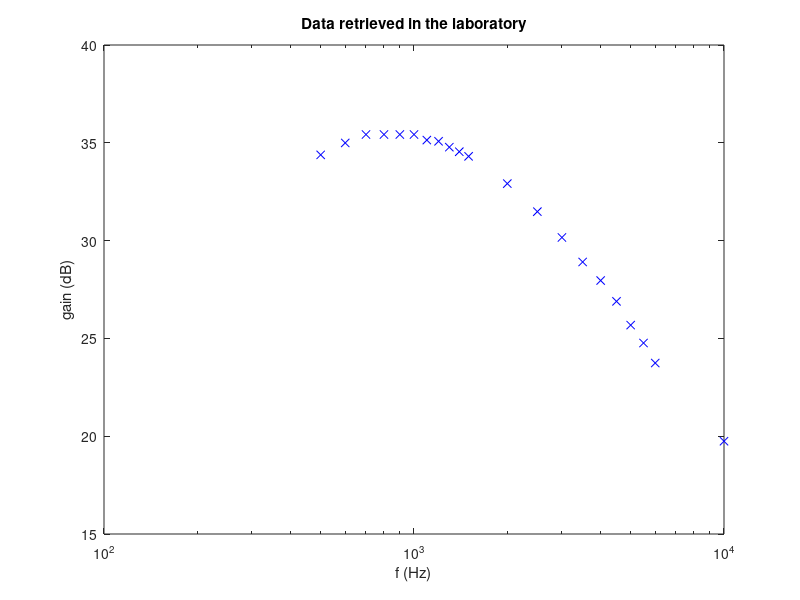

This figure's MATLAB source:
close all
clear all

f = [500; 600; 700; 800; 900; 1000; 1100; 1200; 1300; 1400; 1500; 2000; 2500; 3000; 3500; 4000; 4500; 5000; 5500; 6000; 10000];

v1 = [0.105; 0.105; 0.105; 0.105; 0.105; 0.105; 0.105; 0.104; 0.104; 0.104; 0.104; 0.104; 0.104; 0.104; 0.104; 0.104; 0.104; 0.104; 0.104; 0.104; 0.103];

v2 = [5.5; 5.9; 6.2; 6.2; 6.2; 6.2; 6; 5.9; 5.7; 5.55; 5.4; 4.6; 3.9; 3.35; 2.9; 2.6; 2.3; 2; 1.8; 1.6; 1];

gain = [];

for i = 1:21
	  gain = [gain ; 20*log10(v2(i, 1) / v1(i, 1))];
endfor

g = figure(1);
semilogx(f, gain, "xb");
xlabel("f (Hz)");
ylabel("gain (dB)");
title("Data retrieved in the laboratory");
print(g, "gain.eps", "-depsc");
close(g);
